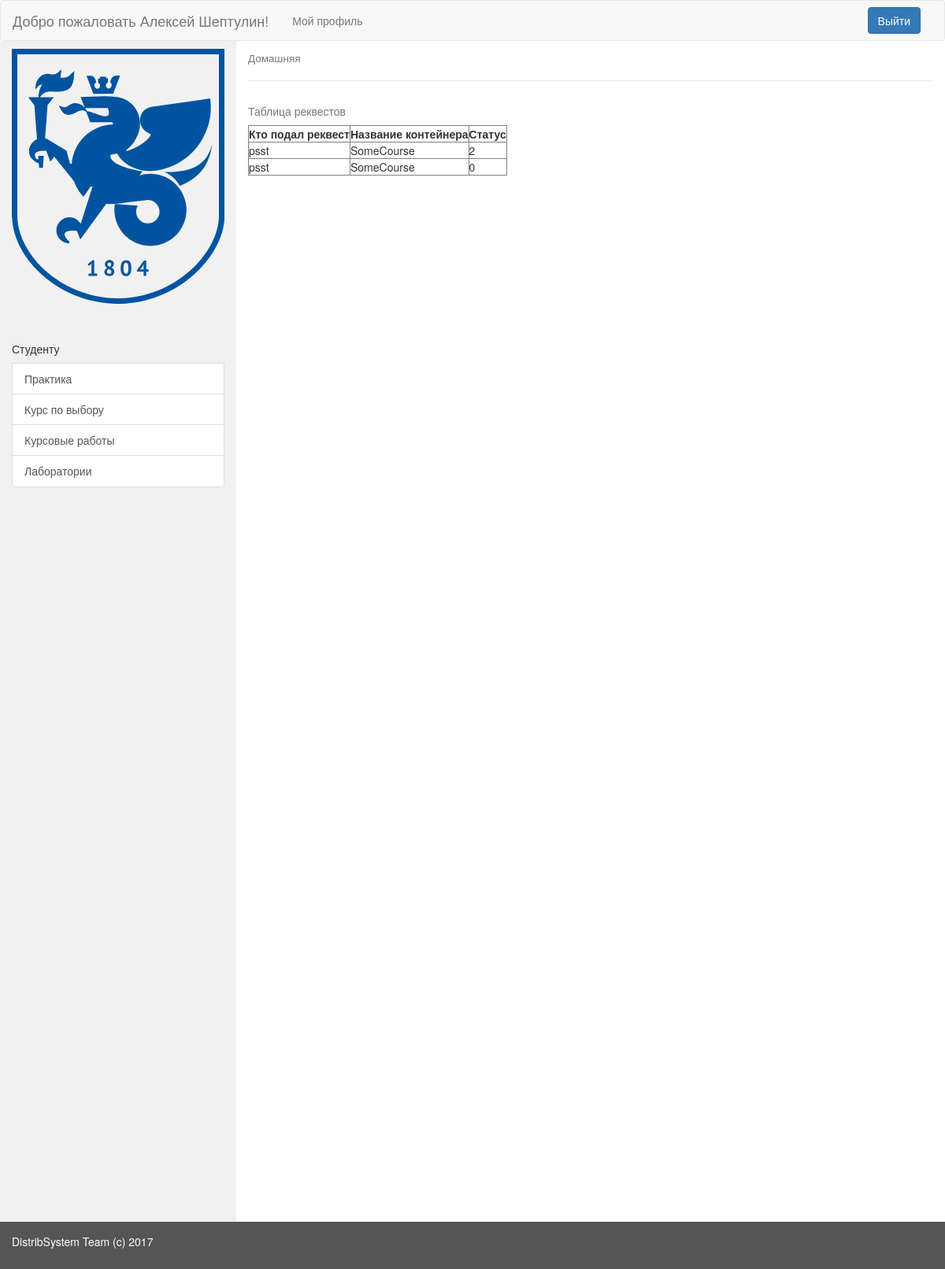
Page /distribution/my_profile/16/cooperator/Course/view_requests (signed in) on the committed database.
### choose_distrib/models.py (models this page shows, shortened)
class Request(models.Model):
    student = models.ForeignKey(User, on_delete=models.CASCADE)
    container = models.ForeignKey(Container, on_delete=models.CASCADE)
    STATUS = (
        (0, 'SENDED'),
        (1, 'ACCEPTED'),
        (2, 'DECLINED'),
    )
    status = models.IntegerField(
        default=0,
        validators=[MaxValueValidator(2), MinValueValidator(0)],
        choices=STATUS
    )
    REQUESTTYPE = (
        ('Laboratory', 'laboratory'),
        ('Course', 'course'),
        ('Practice', 'practice'),
        ('ScienceHead', 'science_director')
    )
    request_type = models.CharField(max_length=20, choices=REQUESTTYPE)
    send_date = models.DateTimeField(auto_now_add=True)
    change_date = models.DateField(auto_now=True)

class Container(models.Model):
    container_name = models.CharField(max_length=100, verbose_name='Название')
    container_director = models.ManyToManyField(User)
    container_capacity = models.IntegerField(
        default=0,
        validators=[MaxValueValidator(300), MinValueValidator(0)]
    )
    CONTAINERCHOISE = (
        ('Laboratory', 'laboratory'),
        ('Course', 'course'),
        ('Practice', 'practice'),
        ('ScienceHead', 'science_director')
    )
    container_type = models.CharField(max_length=20, choices=CONTAINERCHOISE)
    def __str__(self):
        return self.container_name

### choose_distrib/views.py (the view)
# urls.py: url(r'^(?P<request_type>[A-z]+)/(?P<action_type>[A-z]+)$', views.coop_form, name='cooperator')]))
def coop_form(request, user_id, request_type, action_type):
    context = {}
    requests = []
    try:
        requests.append(list(Request.objects.filter(request_type=request_type)))
        context = {
            'user_id': user_id,
            "requests": requests,
        }
    except:
        messages.add_message(request, messages.INFO, 'Список заявок пуст')
    context.update(base_context(request))
    if action_type == 'view_requests':
        return render(request, 'accounts/parts/requests_table_without_buttons.html', context)
    if action_type == 'print_requests':
        return render(request, 'accounts/parts/print_template.html', context)

### userroles/utils.py (called while the page is built)
def get_entity_from_db(user, name):
    model = None
    try :
        model=getattr(module, name).objects.get(user=user)
        if model is not None:
            return model
    except:
        return None

### userroles/views.py (called while the page is built)
@login_required(login_url='/accounts/login')
def base_context(request):
    user = request.user
    is_student = get_entity_from_db(user, 'Student')
    is_cooperator = get_entity_from_db(user, 'Cooperator')
    is_professor = get_entity_from_db(user, 'Professor')
    is_sci_director = get_entity_from_db(user, 'ScientificDirector')
    context = {
        "user_id": user.id,
        "user_surname": user.last_name,
        "user_name": user.first_name,
        "user_email": user.email,
        "user_username": user.username,
        "is_student": is_student,
        "is_professor": is_professor,
        "is_cooperator": is_cooperator,
        "is_sci_director": is_sci_director
    }
    return context

### userroles/templates/accounts/parts/requests_table_without_buttons.html
{% extends 'accounts/my_profile.html' %}
{% block content %}
<table border="1">
  <caption>Таблица реквестов</caption>
  <tr>
    <th>Кто подал реквест</th>
    <th>Название контейнера</th>
    <th>Статус</th>
  </tr>
  <tr>
  {% for list in requests %}
      {% for req in list %}
      <td> {{ req.student }} </td>
      <td> {{ req.container }} </td>
      <td> {{ req.status }} </td>
  </tr>
    {% endfor %}
  {% endfor %}
</table>
{% endblock %}

### userroles/templates/accounts/my_profile.html (shortened to what this page needs)
{% load static %}
<!DOCTYPE html>
<html lang="en">
  <head>
    <link href="{% static 'userroles/css/bootstrap.min.css' %}" rel="stylesheet" type="text/css">
    <link rel="stylesheet" type="text/css" href="{% static 'userroles/css/style.css' %}">
  </head>
  <body>
    <nav class="navbar navbar-default">
      <div class="container-fluid">
        <div class="navbar-header">
          <a class="navbar-brand" href="{% url 'userroles:profile' user_id %}" >Добро пожаловать {{ user_name }} {{ user_surname }}!</a>
        </div>
        <div class="collapse navbar-collapse" id="topNavBar">
          <ul class="nav navbar-nav">
            <li class="">
              <a href="{% url 'userroles:profile' user_id %}">Мой профиль</a>
            </li>
          </ul>
          <form class="navbar-form navbar-right" action="{% url 'userroles:logout' %}">
            <button class="btn btn-primary" type="submit">Выйти</button>
          </form>
        </div>
      </div>
    </nav>
    <div class="container-fluid">
      <div class="row content">
        <div class="col-sm-3 sidenav">
          <img class="image-padding" src="{% static "userroles/img/profile_logo.svg" %}">
          <div class="list-group">
            <br><br>
            {% if is_student %}
              {% include "accounts/parts/menus/student_menu.html" %}
            {% endif %}
          </div>
        </div>
        <div class="col-sm-9">
          <h4><small>Домашняя</small></h4>
          <hr>
          {% block content %}
          {% endblock %}
        </div>
      </div>
    </div>
    <footer class="container-fluid">
      <p>DistribSystem Team (c) 2017</p>
    </footer>
  </body>
</html>

### userroles/static/userroles/css/style.css (style rules this page uses)
.image-padding { padding-top: 10px; }
.row.content { height: 1500px }
.sidenav { background-color: #f1f1f1; height: 100%; }
footer { background-color: #555; color: white; padding: 15px; }
.navbar { margin-bottom: 0px; }

### rows in the picture
Request: student "psst", container "SomeCourse", status "2"
Request: student "psst", container "SomeCourse", status "0"

### other values in the picture
{{ user_name }} "Алексей"
{{ user_surname }} "Шептулин"
